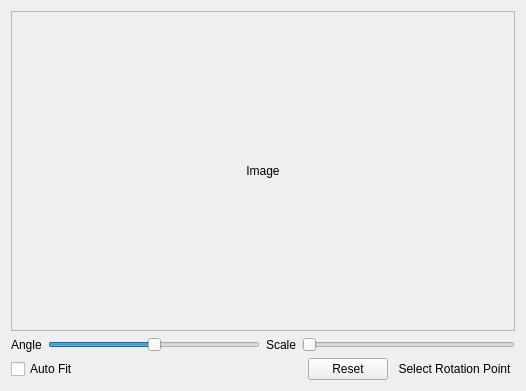
<?xml version="1.0" encoding="UTF-8"?>
<ui version="4.0">
 <class>AffineTransformation</class>
 <widget class="QWidget" name="AffineTransformation">
  <property name="windowModality">
   <enum>Qt::ApplicationModal</enum>
  </property>
  <property name="geometry">
   <rect>
    <x>0</x>
    <y>0</y>
    <width>526</width>
    <height>391</height>
   </rect>
  </property>
  <property name="windowTitle">
   <string>Affine Transformation</string>
  </property>
  <layout class="QGridLayout" name="gridLayout_2">
   <item row="0" column="0">
    <widget class="QScrollArea" name="imageScrollArea">
     <property name="widgetResizable">
      <bool>true</bool>
     </property>
     <widget class="QWidget" name="scrollAreaWidgetContents">
      <property name="geometry">
       <rect>
        <x>0</x>
        <y>0</y>
        <width>506</width>
        <height>306</height>
       </rect>
      </property>
      <layout class="QGridLayout" name="gridLayout">
       <item row="0" column="0">
        <widget class="QLabel" name="image">
         <property name="text">
          <string>Image</string>
         </property>
         <property name="alignment">
          <set>Qt::AlignCenter</set>
         </property>
        </widget>
       </item>
      </layout>
     </widget>
    </widget>
   </item>
   <item row="1" column="0">
    <layout class="QVBoxLayout" name="controlLayout">
     <item>
      <layout class="QHBoxLayout" name="horizontalLayout_3">
       <item>
        <layout class="QHBoxLayout" name="horizontalLayout">
         <item>
          <widget class="QLabel" name="label">
           <property name="text">
            <string>Angle</string>
           </property>
          </widget>
         </item>
         <item>
          <widget class="QSlider" name="angleSlider">
           <property name="minimum">
            <number>-360</number>
           </property>
           <property name="maximum">
            <number>360</number>
           </property>
           <property name="orientation">
            <enum>Qt::Horizontal</enum>
           </property>
          </widget>
         </item>
        </layout>
       </item>
       <item>
        <layout class="QHBoxLayout" name="horizontalLayout_2">
         <item>
          <widget class="QLabel" name="label_2">
           <property name="text">
            <string>Scale</string>
           </property>
          </widget>
         </item>
         <item>
          <widget class="QSlider" name="scaleSlider">
           <property name="maximum">
            <number>100</number>
           </property>
           <property name="orientation">
            <enum>Qt::Horizontal</enum>
           </property>
          </widget>
         </item>
        </layout>
       </item>
      </layout>
     </item>
     <item>
      <layout class="QHBoxLayout" name="horizontalLayout_4">
       <item>
        <widget class="QCheckBox" name="autoFitCheckBox">
         <property name="text">
          <string>Auto Fit</string>
         </property>
        </widget>
       </item>
       <item>
        <spacer name="horizontalSpacer">
         <property name="orientation">
          <enum>Qt::Horizontal</enum>
         </property>
         <property name="sizeHint" stdset="0">
          <size>
           <width>40</width>
           <height>20</height>
          </size>
         </property>
        </spacer>
       </item>
       <item>
        <widget class="QPushButton" name="resetButton">
         <property name="text">
          <string>Reset</string>
         </property>
        </widget>
       </item>
       <item>
        <widget class="QPushButton" name="pointButton">
         <property name="text">
          <string>Select Rotation Point</string>
         </property>
         <property name="checkable">
          <bool>true</bool>
         </property>
         <property name="flat">
          <bool>true</bool>
         </property>
        </widget>
       </item>
      </layout>
     </item>
    </layout>
   </item>
  </layout>
 </widget>
 <resources/>
 <connections/>
</ui>
